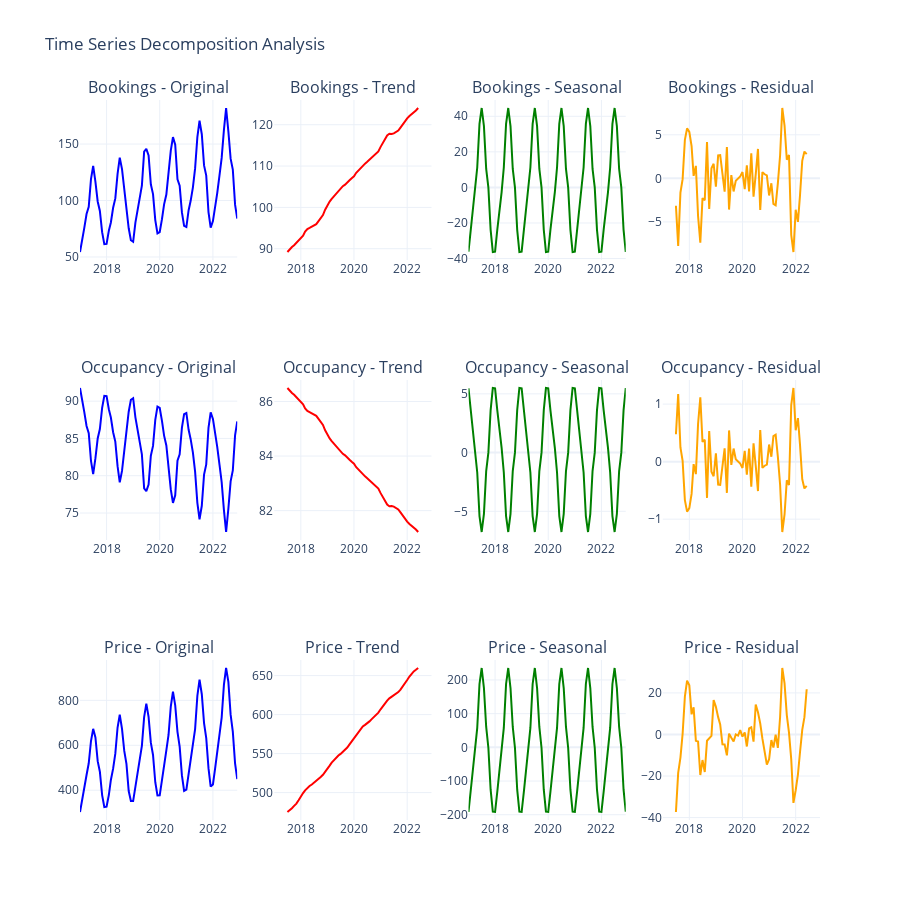

Write notebook code for a chart like this one.
### Code cell
# Time Series Decomposition
print("🔍 Performing time series decomposition...")

# Prepare data for decomposition (monthly aggregation)
monthly_ts = ts_data.groupby(['year', 'month']).agg({
    'bookings': 'mean',
    'occupancy_rate': 'mean',
    'avg_price': 'mean'
}).reset_index()
monthly_ts['date'] = pd.to_datetime(monthly_ts[['year', 'month']].assign(day=1))
monthly_ts = monthly_ts.set_index('date')

# Perform seasonal decomposition
decomposition_bookings = seasonal_decompose(monthly_ts['bookings'], model='additive', period=12)
decomposition_occupancy = seasonal_decompose(monthly_ts['occupancy_rate'], model='additive', period=12)
decomposition_price = seasonal_decompose(monthly_ts['avg_price'], model='additive', period=12)

# Create decomposition visualization
fig = make_subplots(
    rows=3, cols=4,
    subplot_titles=('Bookings - Original', 'Bookings - Trend', 'Bookings - Seasonal', 'Bookings - Residual',
                   'Occupancy - Original', 'Occupancy - Trend', 'Occupancy - Seasonal', 'Occupancy - Residual',
                   'Price - Original', 'Price - Trend', 'Price - Seasonal', 'Price - Residual'),
    specs=[[{"secondary_y": False}, {"secondary_y": False}, {"secondary_y": False}, {"secondary_y": False}],
           [{"secondary_y": False}, {"secondary_y": False}, {"secondary_y": False}, {"secondary_y": False}],
           [{"secondary_y": False}, {"secondary_y": False}, {"secondary_y": False}, {"secondary_y": False}]]
)

# Bookings decomposition
fig.add_trace(go.Scatter(x=decomposition_bookings.observed.index, y=decomposition_bookings.observed.values, 
                        mode='lines', name='Original', line=dict(color='blue')), row=1, col=1)
fig.add_trace(go.Scatter(x=decomposition_bookings.trend.index, y=decomposition_bookings.trend.values, 
                        mode='lines', name='Trend', line=dict(color='red')), row=1, col=2)
fig.add_trace(go.Scatter(x=decomposition_bookings.seasonal.index, y=decomposition_bookings.seasonal.values, 
                        mode='lines', name='Seasonal', line=dict(color='green')), row=1, col=3)
fig.add_trace(go.Scatter(x=decomposition_bookings.resid.index, y=decomposition_bookings.resid.values, 
                        mode='lines', name='Residual', line=dict(color='orange')), row=1, col=4)

# Occupancy decomposition
fig.add_trace(go.Scatter(x=decomposition_occupancy.observed.index, y=decomposition_occupancy.observed.values, 
                        mode='lines', name='Original', line=dict(color='blue')), row=2, col=1)
fig.add_trace(go.Scatter(x=decomposition_occupancy.trend.index, y=decomposition_occupancy.trend.values, 
                        mode='lines', name='Trend', line=dict(color='red')), row=2, col=2)
fig.add_trace(go.Scatter(x=decomposition_occupancy.seasonal.index, y=decomposition_occupancy.seasonal.values, 
                        mode='lines', name='Seasonal', line=dict(color='green')), row=2, col=3)
fig.add_trace(go.Scatter(x=decomposition_occupancy.resid.index, y=decomposition_occupancy.resid.values, 
                        mode='lines', name='Residual', line=dict(color='orange')), row=2, col=4)

# Price decomposition
fig.add_trace(go.Scatter(x=decomposition_price.observed.index, y=decomposition_price.observed.values, 
                        mode='lines', name='Original', line=dict(color='blue')), row=3, col=1)
fig.add_trace(go.Scatter(x=decomposition_price.trend.index, y=decomposition_price.trend.values, 
                        mode='lines', name='Trend', line=dict(color='red')), row=3, col=2)
fig.add_trace(go.Scatter(x=decomposition_price.seasonal.index, y=decomposition_price.seasonal.values, 
                        mode='lines', name='Seasonal', line=dict(color='green')), row=3, col=3)
fig.add_trace(go.Scatter(x=decomposition_price.resid.index, y=decomposition_price.resid.values, 
                        mode='lines', name='Residual', line=dict(color='orange')), row=3, col=4)

fig.update_layout(
    height=900,
    title_text="Time Series Decomposition Analysis",
    showlegend=False,
    template="plotly_white"
)

fig.show()

print("✅ Time series decomposition completed!")
